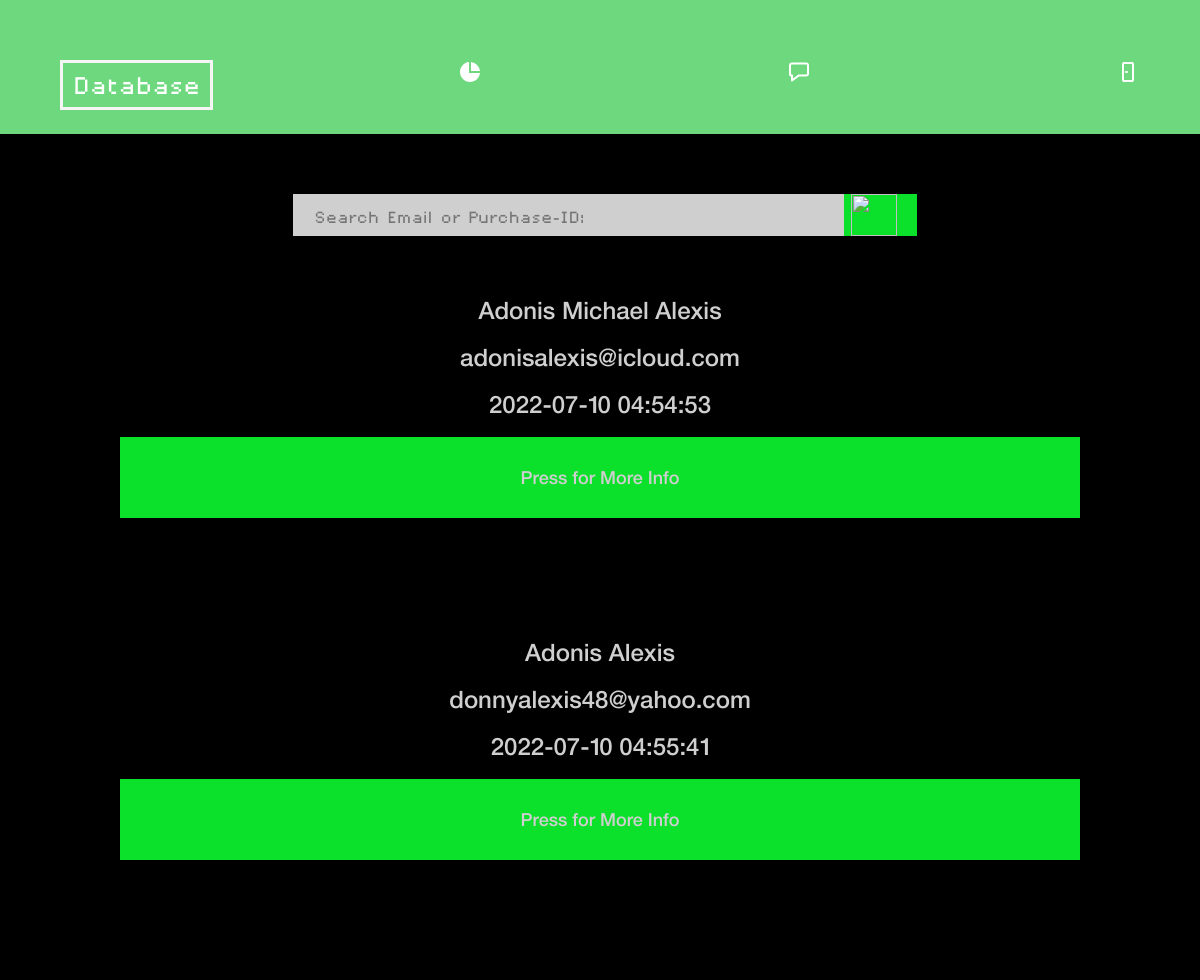
The app's page /viewdb (signed in) with its own data.
### xissite/models.py (models this page shows)
class Customer(db.Model):
    id = db.Column(db.Integer, primary_key=True)
    email = db.Column(db.String(150), unique=True, nullable = False)
    name = db.Column(db.String(150), nullable = False)
    creation_date = db.Column(db.DateTime(timezone=True), default=func.current_timestamp())
    notes_on_customer = db.Column(db.String(500), nullable = True)
    buys = db.relationship('Purchase_info', backref='customer')

### xissite/auth.py (the view, shortened to what this page needs)
@auth.route('/viewdb', methods=['GET','POST'])
@login_required
def viewdatabase():
    customerinf = Customer.query.order_by(Customer.id)
    form = SearchForm()
    return render_template('show.html', customerinf=customerinf, form=form)

### xissite/auth.py
class SearchForm(FlaskForm):
    SearchWord = StringField('', validators=[DataRequired(), Length(min = 1, max = 40)])
    submit = SubmitField('')

### xissite/__init__.py (called while the page is built)
def create_app():
    app = Flask(__name__)
    app.config['SECRET_KEY'] = str(uuid.uuid4())
    app.config['SQLALCHEMY_DATABASE_URI'] = f'sqlite:///{DB_NAME}'
    app.config['WTF_CSRF_CHECK_DEFAULT'] = False
    csrf = CSRFProtect()
    csrf.init_app(app)
    db.init_app(app)
    from .views import views
    from .auth import auth
    from .sales import sales
    app.register_blueprint(views, url_prefix='/')
    app.register_blueprint(auth, url_prefix='/')
    app.register_blueprint(sales, url_prefix='/')
    from .models import Customer, Purchase_info, User
    create_database(app)
    login_manager = LoginManager()
    login_manager.login_view = 'auth.login'
    login_manager.init_app(app)
    @login_manager.user_loader
    def load_user(id):
        return User.query.get(int(id))
    return app

### xissite/templates/show.html (shortened to what this page needs)
{% extends "base.html" %}
{% block sectionconfig %}<section class="db-grid">{% endblock %}
{% block titleconfig %} <div class="card-title"> {% endblock %}
{% block pagetitle %} Database {% endblock %}
{% block titleicon %}
<img src="../static/icons/piechart.svg" class="topicon" onclick="window.top.location.href='/viewdb';">
<img src="../static/icons/feedback.svg" class="topicon" onclick="window.top.location.href='/viewdb/feedbackview';">
<img src="../static/icons/door.svg" class="topicon" onclick="window.top.location.href='/logout';">
{% endblock %}
{% block content %}
<div class="dbcard">
    <form class="searchy" style="" method="POST" action="">
        {{ form.SearchWord(class="searchinp", placeholder="Search Email or Purchase-ID:") }} <button class="SearchButton" type=submit style="background-color: #0BE12B; border: none; align-self: auto; color: #0BE12B;"><img src="../static/icons/search.svg" class="subicon" title="Submit"> </button>
    </form>
</div>
{%  for customer in customerinf %}
    <div class="dbcard">
        <p class="db1">{{ customer.name }}</p> </br>
        <p class="db2">{{ customer.email }}</p> </br>
        <p class="db3">{{ customer.creation_date }}</p> </br>
        <div class="minfo" onclick="window.top.location.href='/viewdb/{{customer.id}}';">
            <p style="font-size: 75%;">Press for More Info</p>
        </div>
    </div>
{% endfor %}
{% endblock %}

### xissite/static/css/main.css (style rules this page uses)
html { font-family:'HelveticaNeueLT Pro 65 Md'; height: 100%; width: 100%; overflow-x: hidden; margin:0; }
body { height: 100%; width: 100%; overflow-x: hidden; margin:0; animation: fadeInAnimation ease 3s; animation-iteration-count: 1; animation-fill-mode: forwards; }
@media screen and (min-width: 601px) { .topicon { filter: invert(100%) sepia(0%) saturate(0%) hue-rotate(194deg) brightness(109%) contrast(101%); margin-right: 5%; margin-top: 5%; } }
@media screen and (min-width: 601px) { .card-title { display: flex; align-items: start; justify-content: space-between; color: black; grid-column: 1 / 4; grid-row: 1 / 3; background-repeat: no-repeat; } }
@media screen and (min-width: 601px) { .db-grid { background-color: #6DD87D; height: 100vh; width: 100vw; display: grid; grid-template-columns: repeat(3, 1fr); grid-auto-rows: auto; grid-auto-flow: row; } }
@media screen and (min-width: 601px) { .dbcard { align-items: left; justify-content: center; grid-column: 1 / 4; display: inline-block; flex-direction: row; background-color: black; } }
@media screen and (min-width: 601px) { .dbcard > p { font-family:'HelveticaNeueLT Pro 65 Md'; font-size: 1.5em; color: #CFCFCF; } }
@media screen and (min-width: 601px) { .dbcard > .minfo { font-family:'HelveticaNeueLT Pro 65 Md'; font-size: 1.5em; color: #CFCFCF; margin: 0 10% 10% 10%; padding: 1%; background-color: #0BE12B; justify-content: center; text-align: center; } }

### xissite/templates/show.html (style rules this page uses)
html { font-family:'HelveticaNeueLT Pro 65 Md'; height: 100%; width: 100%; overflow-x: scroll; overflow-y: scroll; margin:0; }
@media screen and (min-width: 601px) { .searchinp { z-index: 0; height: 80%; width:50%; font-size: 135%; background-color: #CFCFCF; border: none; color: black; padding: .25em .25em; text-decoration: none; font-family: 'pexico_microregular'; } }
@media screen and (min-width: 601px) { input::placeholder { font-size: 75%; padding: 0 0 0 3%; } }
@media screen and (min-width: 601px) { .subicon { border: none; height: 100%; width:85%; padding: 0 25% 0 5%; background-color: #0BE12B; } }
@media screen and (min-width: 601px) { .SearchButton { background-color:#0BE12B; border: none; text-align: center; cursor:pointer; color: #0BE12B; font-family:'HelveticaNeueLT Pro 65 Md'; padding: 0; height: 2% 5% 2% 5%; text-decoration:none; align-items: center; justify-content: center; } }
@media screen and (min-width: 601px) { .searchy { margin: 5%; display: flex; justify-content: center; } }
@media screen and (min-width: 601px) { .db1 { margin: 0; text-align: center; } }
@media screen and (min-width: 601px) { .db2 { margin: 0; text-align: center; } }
@media screen and (min-width: 601px) { .db3 { margin: 0; text-align: center; } }

### records on screen
Customer: name "Adonis Michael Alexis", email "adonisalexis@icloud.com", creation_date "2022-07-10 04:54:53"
Customer: name "Adonis Alexis", email "donnyalexis48@yahoo.com", creation_date "2022-07-10 04:55:41"
